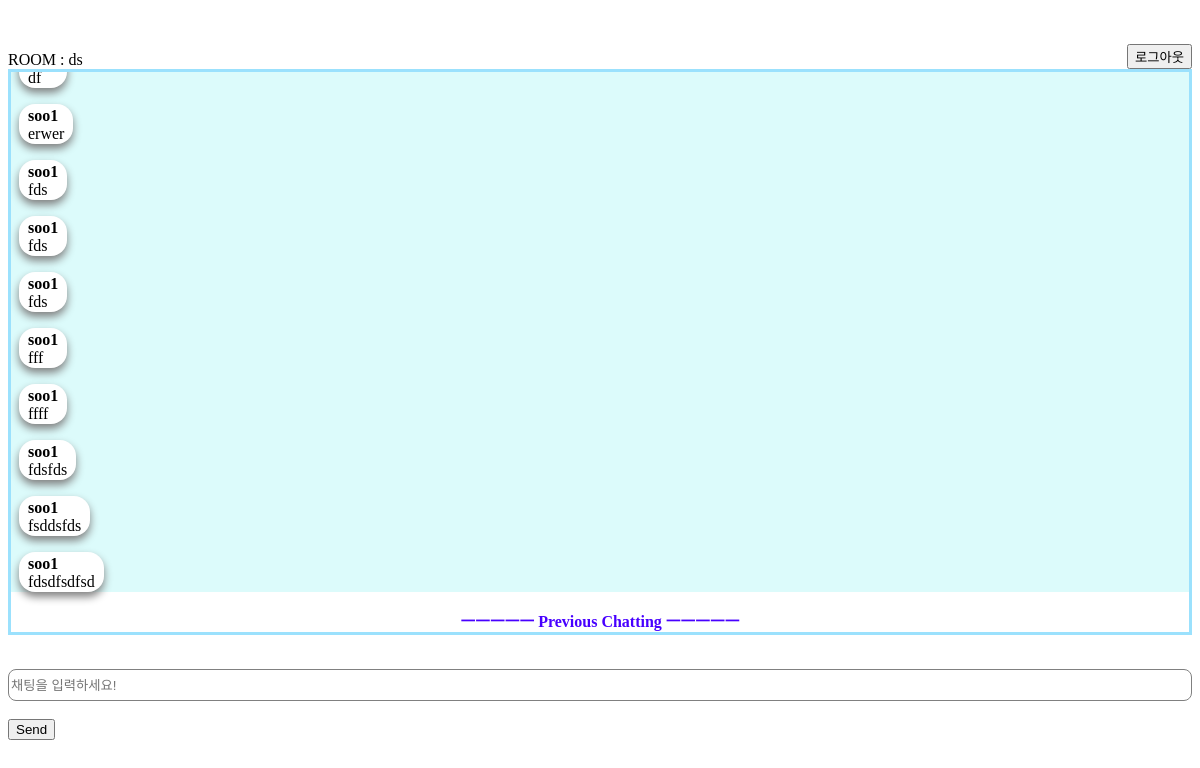
Before: /room_chat/ds/ with the older database file.
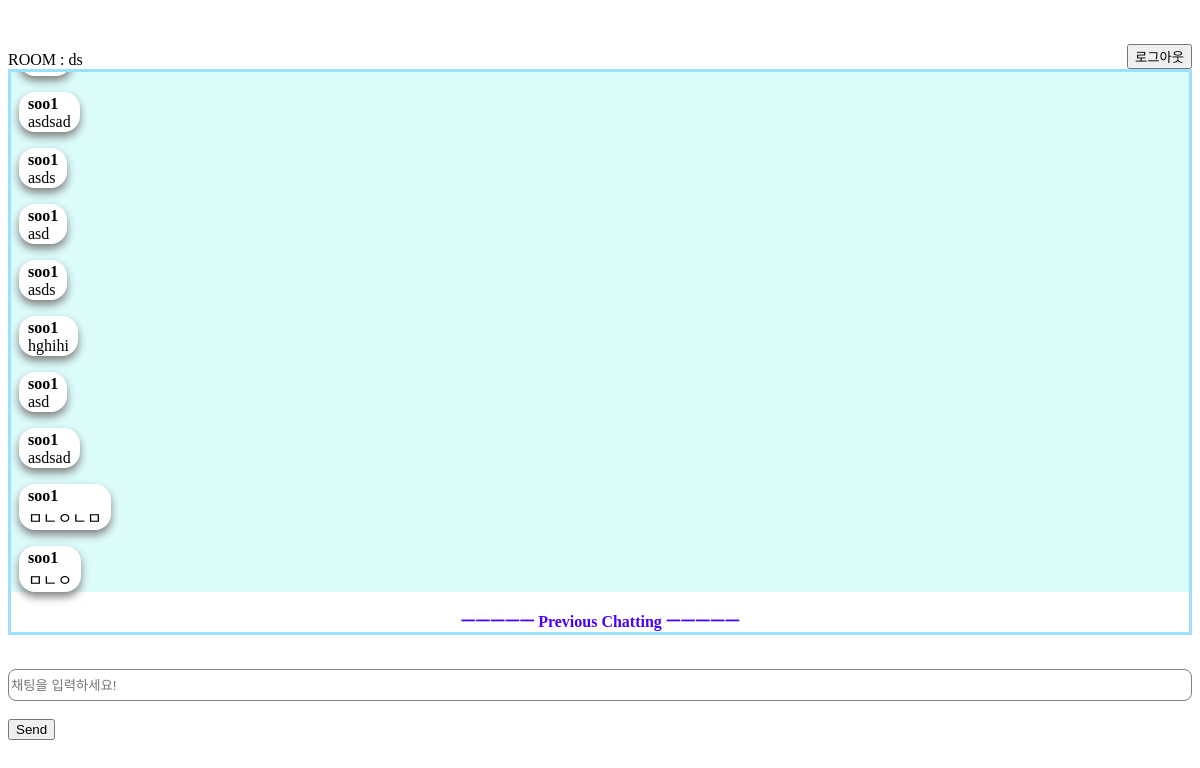
After: the same page with the newer database file.
### chats/models.py (models this page shows, shortened)
class ChatMessage(models.Model):
    user = models.ForeignKey(User, on_delete=models.CASCADE)
    room = models.ForeignKey(Room, on_delete=models.CASCADE, related_name="messages")
    content = models.TextField()

class User(AbstractBaseUser, PermissionsMixin):
    userID = models.CharField(max_length=50, unique = True)
    is_active = models.BooleanField(default=True)
    is_staff_user = models.BooleanField(default=False)
    is_superuser = models.BooleanField(default=False)
    objects = UserManger()
    USERNAME_FIELD = 'userID'
    class Meta:
        db_table = 'user'

### chats/views.py (the view)
# urls.py: path("room_chat/<str:name>/",room_chat,name = "room_chat"),
def room_chat(request, name):
    messages=ChatMessage.objects.filter(room=Room.objects.get(name=name))
    context = {
        'room_name' : name,
        'messages': messages,
        'room_name' : name,
    }
    return render(request, 'room_chat.html', context)

### templates/room_chat.html (shortened to what this page needs)
<div class="container">
    <div class="row">
        <div class="col-12">
            <br><br>
            <div class="alert alert-info" id="room_name" role="alert" style="display:flex; justify-content: space-between;
            align-items: flex-end;">
                <div style="display:flex;">ROOM : {{room_name}}</div>
                <a href="/accounts/logout/">
                <button type="button" class="btn">로그아웃</button>
                </a>
            </div>
            <form>
                <div class="form-group" id="scrollContainer" style="max-height: 35rem;
                overflow-y: scroll; border:0.2rem solid rgb(155, 225, 253);">
                    <div class="jumbotron" id="chatbox"
                    style="background-color:rgb(220, 251, 251);"
                    >
                    {% if messages %}
                    {% for message in messages %}
                        <div class="chatting" style="border: solid 0.1px rgba(255, 255, 255, 0);
                        display:flex; flex-direction: column;
                        margin:0rem 1rem 1rem 0.5rem;
                        width:fit-content;
                        padding: 0.125rem 0.5rem 0rem 0.5rem;
                        box-shadow: 0rem 0.3rem 0.5rem 0rem gray;
                        border-radius: 1rem;
                        background-color:rgb(255, 255, 255);
                        "><b >{{ message.user.userID }}</b> {{ message.content }}</div>
                        {% endfor %}
                    </div>
                    <div class="previousChatting"
                    style="display: flex; justify-content:center; font-family: Georgia ; font-weight:bold; color: rgb(72, 0, 255);
                    ">
                     ㅡㅡㅡㅡㅡ Previous Chatting ㅡㅡㅡㅡㅡ
                    </div>
                </div>
                {% else %}
                <div class="jumbotron" id="chatbox"> ddd</div>
                <b>아직 메세지가 없습니다~</b>
                    {% endif %}
                </div>
                <br/>
                <div class="form-group">
                    <input class="form-control"
                    style="width: 100%; height:2rem; border:solid 0.1px gray; border-radius:0.5rem;"
                    placeholder="채팅을 입력하세요!" id="my_input" type="text" required></br>
                </div>
                <br/>
                <input class="btn btn-primary btn-lg btn-block" id="submit_button" type="button" onClick="sendChat()" value="Send">
        </div>
    </div>

Changed rows visible on the page:
no longer on this page (row unchanged): ChatMessage: content "df"
no longer on this page (row unchanged): ChatMessage: user.userID "soo1", content "erwer"
no longer on this page (row unchanged): ChatMessage: user.userID "soo1", content "fds"
no longer on this page (row unchanged): ChatMessage: user.userID "soo1", content "fds"
no longer on this page (row unchanged): ChatMessage: user.userID "soo1", content "fds"
no longer on this page (row unchanged): ChatMessage: user.userID "soo1", content "fff"
no longer on this page (row unchanged): ChatMessage: user.userID "soo1", content "ffff"
no longer on this page (row unchanged): ChatMessage: user.userID "soo1", content "fdsfds"
no longer on this page (row unchanged): ChatMessage: user.userID "soo1", content "fsddsfds"
no longer on this page (row unchanged): ChatMessage: user.userID "soo1", content "fdsdfsdfsd"
added ChatMessage: user.userID "soo1", content "asdsad"
added ChatMessage: user.userID "soo1", content "asds"
added ChatMessage: user.userID "soo1", content "asd"
added ChatMessage: user.userID "soo1", content "asds"
added ChatMessage: user.userID "soo1", content "hghihi"
added ChatMessage: user.userID "soo1", content "asd"
added ChatMessage: user.userID "soo1", content "asdsad"
added ChatMessage: user.userID "soo1", content "ㅁㄴㅇㄴㅁ"
added ChatMessage: user.userID "soo1", content "ㅁㄴㅇ"
